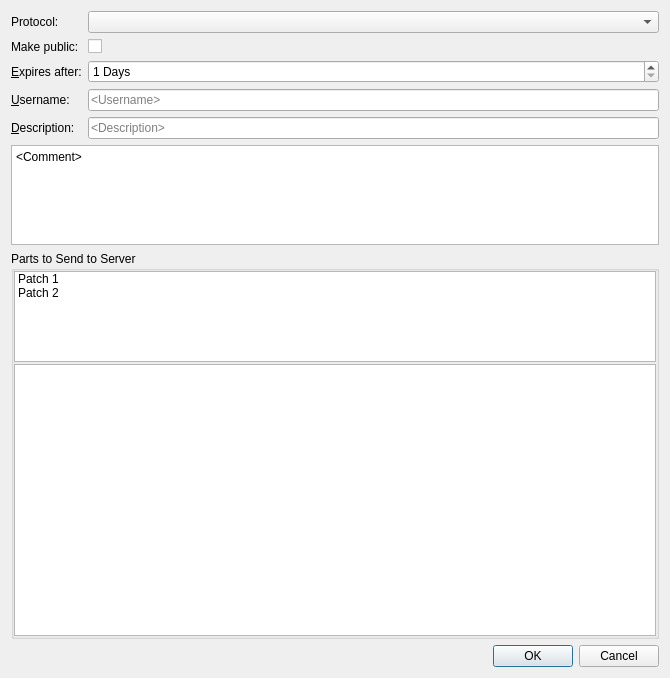
<?xml version="1.0" encoding="UTF-8"?>
<ui version="4.0">
 <class>CodePaster::Internal::ViewDialog</class>
 <widget class="QDialog" name="CodePaster::Internal::ViewDialog">
  <property name="geometry">
   <rect>
    <x>0</x>
    <y>0</y>
    <width>670</width>
    <height>678</height>
   </rect>
  </property>
  <property name="windowTitle">
   <string>Send to Codepaster</string>
  </property>
  <layout class="QVBoxLayout" name="verticalLayout_3">
   <item>
    <layout class="QFormLayout" name="formLayout">
     <item row="0" column="0">
      <widget class="QLabel" name="protocolLabel">
       <property name="text">
        <string>Protocol:</string>
       </property>
      </widget>
     </item>
     <item row="0" column="1">
      <widget class="QComboBox" name="protocolBox"/>
     </item>
     <item row="3" column="0">
      <widget class="QLabel" name="userLabel">
       <property name="text">
        <string>&amp;Username:</string>
       </property>
       <property name="buddy">
        <cstring>uiUsername</cstring>
       </property>
      </widget>
     </item>
     <item row="3" column="1">
      <widget class="QLineEdit" name="uiUsername">
       <property name="placeholderText">
        <string>&lt;Username&gt;</string>
       </property>
      </widget>
     </item>
     <item row="4" column="0">
      <widget class="QLabel" name="descriptionLabel">
       <property name="text">
        <string>&amp;Description:</string>
       </property>
       <property name="buddy">
        <cstring>uiDescription</cstring>
       </property>
      </widget>
     </item>
     <item row="4" column="1">
      <widget class="QLineEdit" name="uiDescription">
       <property name="placeholderText">
        <string>&lt;Description&gt;</string>
       </property>
      </widget>
     </item>
     <item row="2" column="1">
      <widget class="QSpinBox" name="expirySpinBox">
       <property name="suffix">
        <string> Days</string>
       </property>
       <property name="minimum">
        <number>1</number>
       </property>
       <property name="maximum">
        <number>365</number>
       </property>
      </widget>
     </item>
     <item row="2" column="0">
      <widget class="QLabel" name="expiryLabel">
       <property name="text">
        <string>&amp;Expires after:</string>
       </property>
       <property name="buddy">
        <cstring>expirySpinBox</cstring>
       </property>
      </widget>
     </item>
     <item row="1" column="0">
      <widget class="QLabel" name="makePublicLabel">
       <property name="text">
        <string>Make public:</string>
       </property>
      </widget>
     </item>
     <item row="1" column="1">
      <widget class="QCheckBox" name="makePublicCheckBox"/>
     </item>
    </layout>
   </item>
   <item>
    <widget class="QTextEdit" name="uiComment">
     <property name="sizePolicy">
      <sizepolicy hsizetype="Expanding" vsizetype="MinimumExpanding">
       <horstretch>0</horstretch>
       <verstretch>0</verstretch>
      </sizepolicy>
     </property>
     <property name="maximumSize">
      <size>
       <width>16777215</width>
       <height>100</height>
      </size>
     </property>
     <property name="tabChangesFocus">
      <bool>true</bool>
     </property>
     <property name="html">
      <string>&lt;!DOCTYPE HTML PUBLIC &quot;-//W3C//DTD HTML 4.0//EN&quot; &quot;http://www.w3.org/TR/REC-html40/strict.dtd&quot;&gt;
&lt;html&gt;&lt;head&gt;&lt;meta name=&quot;qrichtext&quot; content=&quot;1&quot; /&gt;&lt;style type=&quot;text/css&quot;&gt;
p, li { white-space: pre-wrap; }
&lt;/style&gt;&lt;/head&gt;&lt;body style=&quot; font-family:'Sans Serif'; font-size:9pt; font-weight:400; font-style:normal;&quot;&gt;
&lt;p style=&quot; margin-top:0px; margin-bottom:0px; margin-left:0px; margin-right:0px; -qt-block-indent:0; text-indent:0px;&quot;&gt;&amp;lt;Comment&amp;gt;&lt;/p&gt;&lt;/body&gt;&lt;/html&gt;</string>
     </property>
    </widget>
   </item>
   <item>
    <widget class="QStackedWidget" name="stackedWidget">
     <property name="currentIndex">
      <number>0</number>
     </property>
     <widget class="QWidget" name="diffChunkPage">
      <layout class="QVBoxLayout" name="verticalLayout">
       <property name="margin">
        <number>0</number>
       </property>
       <item>
        <widget class="QGroupBox" name="groupBox">
         <property name="sizePolicy">
          <sizepolicy hsizetype="Expanding" vsizetype="Expanding">
           <horstretch>0</horstretch>
           <verstretch>0</verstretch>
          </sizepolicy>
         </property>
         <property name="title">
          <string>Parts to Send to Server</string>
         </property>
         <property name="flat">
          <bool>true</bool>
         </property>
         <layout class="QVBoxLayout">
          <property name="spacing">
           <number>2</number>
          </property>
          <property name="margin">
           <number>0</number>
          </property>
          <item>
           <widget class="QListWidget" name="uiPatchList">
            <property name="sizePolicy">
             <sizepolicy hsizetype="Expanding" vsizetype="Expanding">
              <horstretch>0</horstretch>
              <verstretch>1</verstretch>
             </sizepolicy>
            </property>
            <property name="uniformItemSizes">
             <bool>true</bool>
            </property>
            <item>
             <property name="text">
              <string>Patch 1</string>
             </property>
            </item>
            <item>
             <property name="text">
              <string>Patch 2</string>
             </property>
            </item>
           </widget>
          </item>
          <item>
           <widget class="CodePaster::ColumnIndicatorTextEdit" name="uiPatchView">
            <property name="sizePolicy">
             <sizepolicy hsizetype="Expanding" vsizetype="Expanding">
              <horstretch>0</horstretch>
              <verstretch>3</verstretch>
             </sizepolicy>
            </property>
            <property name="font">
             <font>
              <family>Courier New</family>
             </font>
            </property>
            <property name="readOnly">
             <bool>true</bool>
            </property>
           </widget>
          </item>
         </layout>
        </widget>
       </item>
      </layout>
     </widget>
     <widget class="QWidget" name="plainTextPage">
      <layout class="QVBoxLayout" name="verticalLayout_2">
       <property name="margin">
        <number>0</number>
       </property>
       <item>
        <widget class="QPlainTextEdit" name="plainTextEdit"/>
       </item>
      </layout>
     </widget>
    </widget>
   </item>
   <item>
    <widget class="QDialogButtonBox" name="buttonBox">
     <property name="orientation">
      <enum>Qt::Horizontal</enum>
     </property>
     <property name="standardButtons">
      <set>QDialogButtonBox::Cancel|QDialogButtonBox::Ok</set>
     </property>
    </widget>
   </item>
  </layout>
 </widget>
 <customwidgets>
  <customwidget>
   <class>CodePaster::ColumnIndicatorTextEdit</class>
   <extends>QTextEdit</extends>
   <header location="global">cpaster/columnindicatortextedit.h</header>
  </customwidget>
 </customwidgets>
 <tabstops>
  <tabstop>protocolBox</tabstop>
  <tabstop>expirySpinBox</tabstop>
  <tabstop>uiUsername</tabstop>
  <tabstop>uiDescription</tabstop>
  <tabstop>uiComment</tabstop>
  <tabstop>uiPatchList</tabstop>
  <tabstop>uiPatchView</tabstop>
  <tabstop>plainTextEdit</tabstop>
 </tabstops>
 <resources/>
 <connections>
  <connection>
   <sender>buttonBox</sender>
   <signal>accepted()</signal>
   <receiver>CodePaster::Internal::ViewDialog</receiver>
   <slot>accept()</slot>
   <hints>
    <hint type="sourcelabel">
     <x>248</x>
     <y>254</y>
    </hint>
    <hint type="destinationlabel">
     <x>157</x>
     <y>274</y>
    </hint>
   </hints>
  </connection>
  <connection>
   <sender>buttonBox</sender>
   <signal>rejected()</signal>
   <receiver>CodePaster::Internal::ViewDialog</receiver>
   <slot>reject()</slot>
   <hints>
    <hint type="sourcelabel">
     <x>316</x>
     <y>260</y>
    </hint>
    <hint type="destinationlabel">
     <x>286</x>
     <y>274</y>
    </hint>
   </hints>
  </connection>
 </connections>
</ui>
